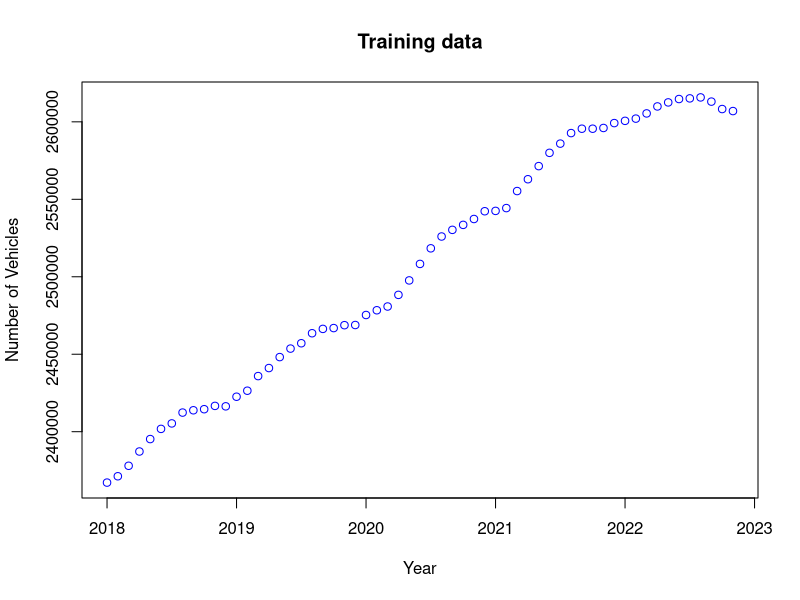
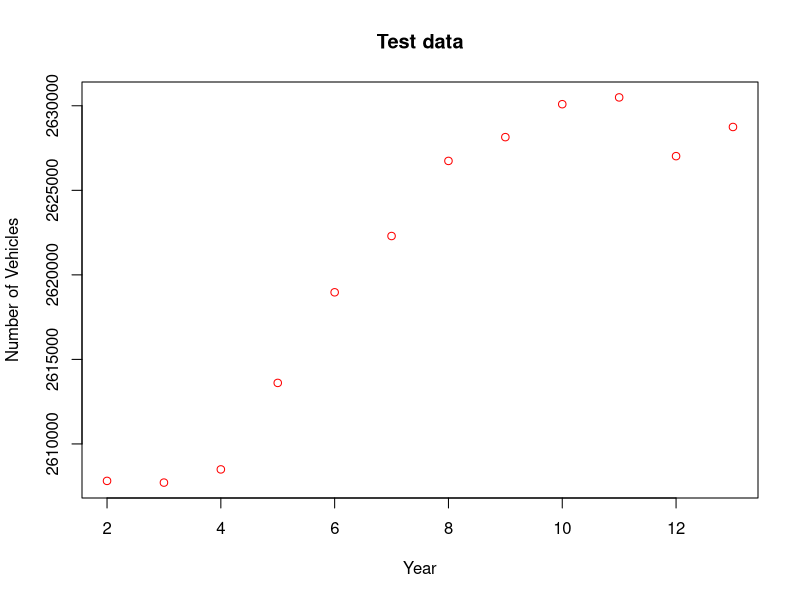
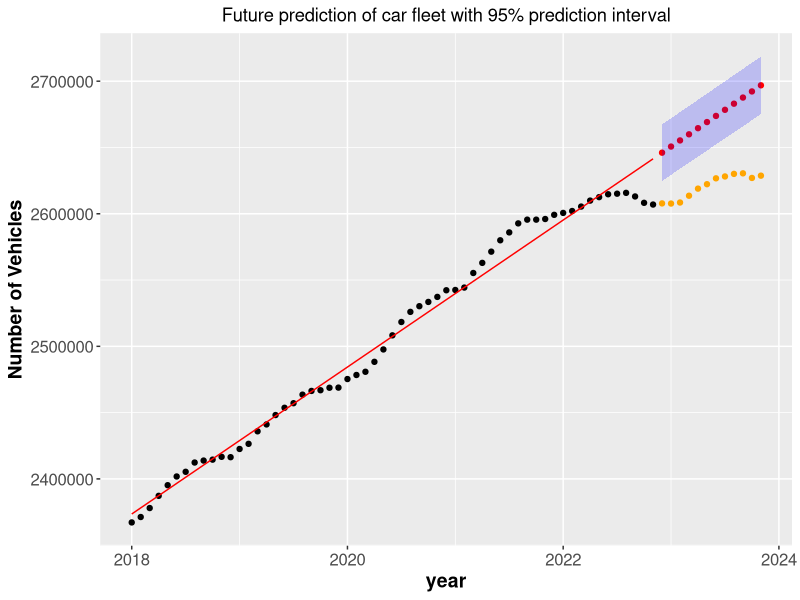
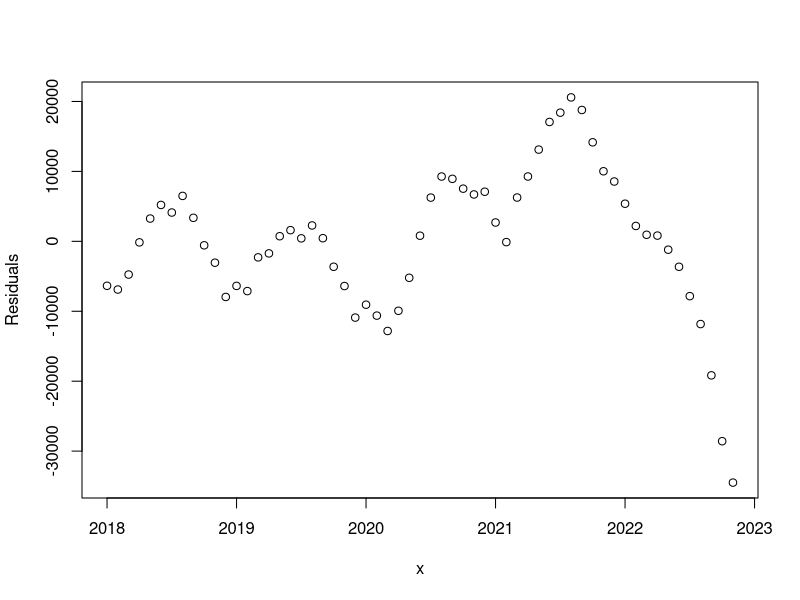
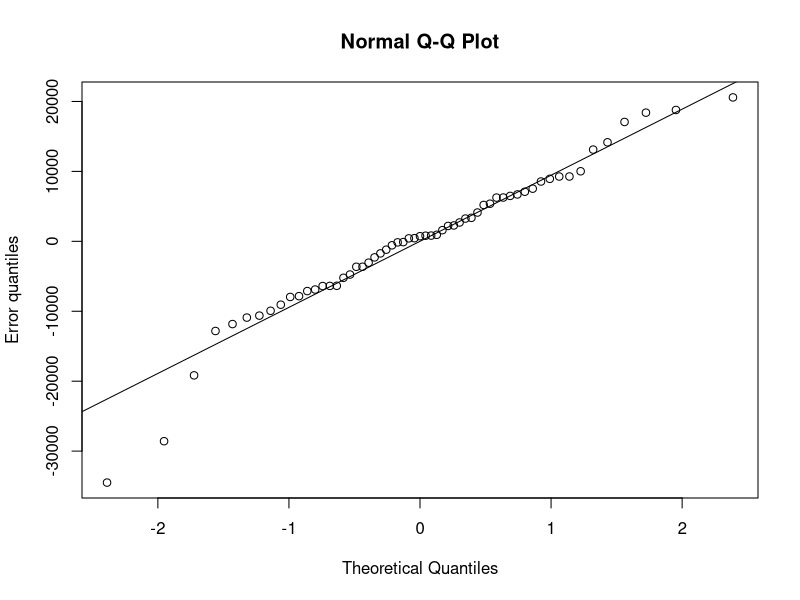
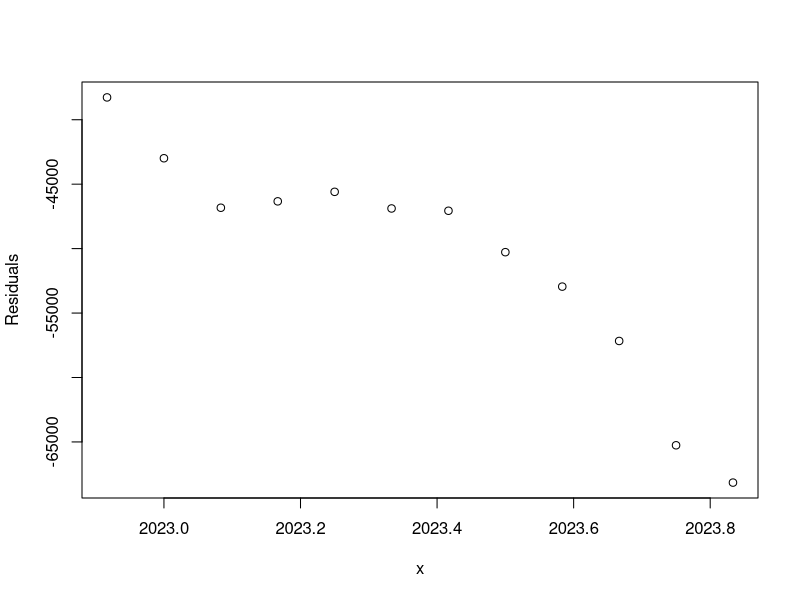
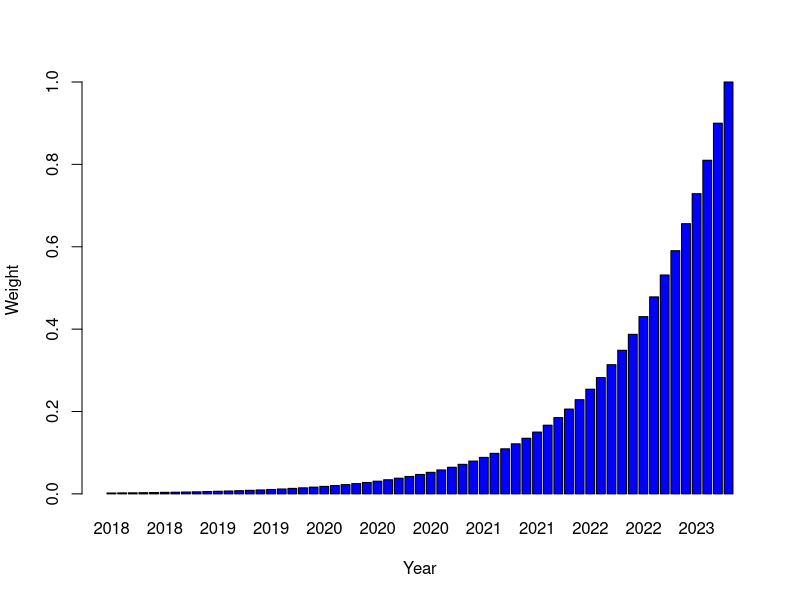
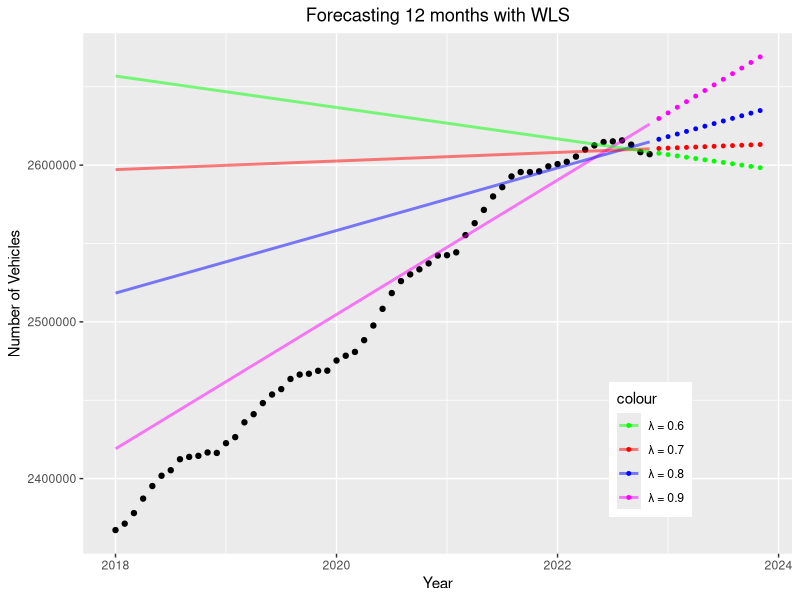

R code for these plots, in order: (Note: this script raises an error after producing the figures.)
# Required package to read excel
library("readxl")
library("ggplot2")

### DATA IMPORT ###
# Training Data
my_data <- read_excel("Assignment 1/DST_BIL54_train.xlsx")
# my_data <- read_excel("/Users/thomastrosborg/Desktop/Uni/Master/1. semester/Time Series Analysis/git/Assignment 1/DST_BIL54_train.xlsx")
n_train <- length(my_data)
train <- unlist(my_data[1, 2:n_train])
x <- seq(2018, 2022 + 10 / 12, by = 1 / 12)
n <- length(x)
y_train <- train

# Test Data
my_data <- read_excel("Assignment 1/DST_BIL54_test.xlsx")
# my_data <- read_excel("/Users/thomastrosborg/Desktop/Uni/Master/1. semester/Time Series Analysis/git/Assignment 1/DST_BIL54_test.xlsx")
n_test <- length(my_data)
test <- unlist(my_data[1, 2:n_test])


##### Q1 #####
plot(x, train, col = "blue", title("Training data"), xlab="Year", ylab="Number of Vehicles")

plot(2:n_test, test, col = "red", title("Test data"), xlab="Year", ylab="Number of Vehicles")




##### Q2 #####
# Q2.1
ones <- rep(1, length(x))
x_ols <- cbind(ones, x)
theta <- solve(t(x_ols) %*% x_ols) %*% t(x_ols) %*% train

y_hat <- x_ols %*% theta
#plot(x, y_hat, col = "blue", title("Training data - OLS estimate"))
print(theta)

# Error, squared errors and residual variance estimate
error <- train - y_hat
RSS_ols <- t(error) %*% error
sigma2 <- as.numeric(RSS_ols) / (n_train - length(theta))

# Variance and std of estimated errors
v_ols <- sigma2 * solve(t(x_ols) %*% x_ols)
s_ols <- sqrt(diag(v_ols))

# Make forecast for next 12 months
x_test <- seq(2022 + 11 / 12, 2023 + 10 / 12, by = 1 / 12)
x_forecast <- cbind(1, x_test)
y_forecast <- x_forecast %*% theta

# Confidence interval
alpha <- 0.05
vmatrix <- sigma2 * (1 + (x_forecast %*% solve(t(x_ols) %*% x_ols)) %*% t(x_forecast))

CI_lb <- y_forecast - qt(1 - alpha / 2, n_train - length(theta)) * sqrt(diag(vmatrix))
CI_ub <- y_forecast + qt(1 - alpha / 2, n_train - length(theta)) * sqrt(diag(vmatrix))

# Plot fitted model, training data, forecast and CI
df_train <- data.frame(year = x, y = train, y_hat = y_hat)
df_forecast <- data.frame(year = x_forecast[,2], y = test, yhat = y_forecast, CI_lb = CI_lb, CI_ub = CI_ub)


ggplot(df_train, aes(x = year, y=train), title("Prediction of car fleet")) +
  geom_point(col = "black") + 
  geom_line(aes(x = year, y=y_hat), col="red", size = 0.5) +
  geom_point(data = df_forecast, aes(x = year, y = yhat), col="red", size=1.5) +
  geom_point(data = df_forecast, aes(x = year, y = y), col="orange", size=1.5) +
  geom_ribbon(data=df_forecast, aes(x=year, ymin=CI_lb, ymax=CI_ub), inherit.aes=FALSE, alpha=0.2, fill="blue") +
  ggtitle("Future prediction of car fleet with 95% prediction interval") + ylab("Number of Vehicles") +
  theme(plot.title = element_text(hjust = 0.5), axis.text=element_text(size=12), axis.title=element_text(size=14,face="bold"))

# Residual of model on historic data, clearly not white noise
plot(x, error, ylab = "Residuals")

# QQ plot of residuals
qqnorm(error, ylab = "Error quantiles")
qqline(error)

# Test error, model overestimates car fleet
plot(x_forecast[, 2], test - y_forecast, ylab = "Residuals", xlab = "x")




##### Q3 #####

# 3.1
lambda <- 0.9
SIGMA_OLS <- diag(n)
SIGMA_WLS <- diag(n)
for (i in 1:n) {
  SIGMA_WLS[i,i] <- 1/lambda^(n-i)
}
print(SIGMA_WLS[55:59,55:59])
W_WLS <- solve(SIGMA_WLS)

# 3.2
weights <- lambda^((n-1):0)
# plot the weights:
barplot(weights, names= round(x), col = "blue",xlab = "Year",ylab="Weight")

# 3.3
print(sum(weights))

# 3.4
WLS <- solve(t(x_ols)%*%solve(SIGMA_WLS)%*%x_ols)%*%(t(x_ols)%*%solve(SIGMA_WLS)%*%y_train)
print(WLS)

# 3.5
y_wls <- x_test
lambdas <- c(0.9, 0.8, 0.7, 0.6)
df_forecast_wls <- data.frame(year = x_forecast[,2])
frame_names <- c('l09', 'l08', 'l07', 'l06')
df_forecast_wls[frame_names] <- NA

df_train[frame_names] <- NA

for (j in 1:length(lambdas)) {
  lambda = lambdas[j]
  for (i in 1:n) {
    SIGMA_WLS[i,i] <- 1/lambda^(n-i)
  }
  WLS <- solve(t(x_ols)%*%solve(SIGMA_WLS)%*%x_ols)%*%(t(x_ols)%*%solve(SIGMA_WLS)%*%y_train)
  y_pred <- x_forecast %*% WLS
  df_forecast_wls[frame_names[j]] <- y_pred
  df_train[frame_names[j]] <- x_ols %*% WLS
}

colors <- c("magenta", "blue", "red", "green")

ggplot(df_train, aes(x = year, y=train, colour='black')) +
  geom_point(col = "black") +
  geom_point(data=df_forecast_wls, aes(x=year, y=l09, colour="n9"), size=1)+
  geom_point(data=df_forecast_wls, aes(x=year, y=l08, colour="n8"), size=1)+
  geom_point(data=df_forecast_wls, aes(x=year, y=l07, colour="n7"), size=1)+
  geom_point(data=df_forecast_wls, aes(x=year, y=l06, colour="n6"), size=1)+
  geom_line(data=df_train, aes(x=year, y=l09, colour="n9"),linewidth=1, alpha=0.5)+
  geom_line(data=df_train, aes(x=year, y=l08, colour="n8"),linewidth=1, alpha=0.5)+
  geom_line(data=df_train, aes(x=year, y=l07, colour="n7"),linewidth=1, alpha=0.5)+
  geom_line(data=df_train, aes(x=year, y=l06, colour="n6"),linewidth=1, alpha=0.5)+
  theme(legend.position = c(0.8, 0.2), plot.title = element_text(hjust = 0.5)) +
  scale_color_manual(values = c(n9 = colors[1], n8 = colors[2], n7 = colors[3], n6 = colors[4]),
                     labels = c(n9 = "\u03bb = 0.9", n8 = "\u03bb = 0.8", n7 = "\u03bb = 0.7", n6 = "\u03bb = 0.6")) +
  labs(y= "Number of Vehicles", x = "Year", title = "Forecasting 12 months with WLS")
  
# 3.6


##### Q4 #####

# 4.1 
f <- function(j) rbind(1, j)
L <- matrix(c(1.,0., 1.,1.),
            byrow=TRUE, nrow=2)
Linv <- solve(L) 

# 4.2
i <- 1
F_N <-  (lambda^0) * f(0)%*%t(f(0))
h_N <-  (lambda^0) * f(0) * y_train[i]

# 4.3
# Using λ = 0.9 update FN and hN recursively and provide F10 and h10. We will 
# not calculate predictions for these first 10 steps.
lambda <- 0.9
for (i in 2:10){
  F_N <- F_N + lambda^(i-1) * f(-(i-1)) %*% t(f(-(i-1)))  
  h_N <- lambda * Linv %*% h_N + f(0) * y_train[i]
  theta_N <- solve(F_N) %*% h_N
  
  yhat_N <- t(f(-(i-1):(59-i))) %*% theta_N
  plot_N <- ggplot(df_train, aes(x = year, y = y)) +
    geom_point() + 
    geom_point(data=df_train[1:i,], col="blue") + 
    geom_line(data=df_train[1:i,], aes(y=yhat_N[1:i]), col="blue") +
    #geom_line(aes(y=yhat_ols), col="red", linetype=2) + 
    #xlim(1980, 2005) + ylim(0,5.5) + 
    ggtitle(paste0("N = ", i))
  
  print(plot_N)
}

# 4.4
# Now update the model recursively up to F59 and h59, while also calculating predictions at each
# step. You should calculate predictions for 1 month ahead, 6 months ahead and 12 months ahead.
for (i in 11:59){
  F_N <- F_N + lambda^(i-1) * f(-(i-1)) %*% t(f(-(i-1)))  
  h_N <- lambda * Linv %*% h_N + f(0) * y[i] # y not found
  theta_N <- solve(F_N) %*% h_N
  
  yhat_N <- t(f(-(i-1):(59-i))) %*% theta_N
  ypred_1 <- t(f(1:2)) %*% theta_N
  ypred_6 <- t(f(1:6)) %*% theta_N
  ypred_12 <- t(f(1:12)) %*% theta_N
  
  plot_N <- ggplot(df_train, aes(x=year, y=y)) +
    geom_point() + 
    geom_point(data=df_train[1:i,], col="blue") + 
    geom_line(data=df_train[1:i,], aes(y=yhat_N[1:i]), col="blue") +
    
    #geom_line(aes(y=yhat_ols), col="red", linetype=2) + 
    #xlim(1980, 2005) + ylim(0,5.5) + 
    ggtitle(paste0("N = ", i))
  
  print(plot_N)
  
}
